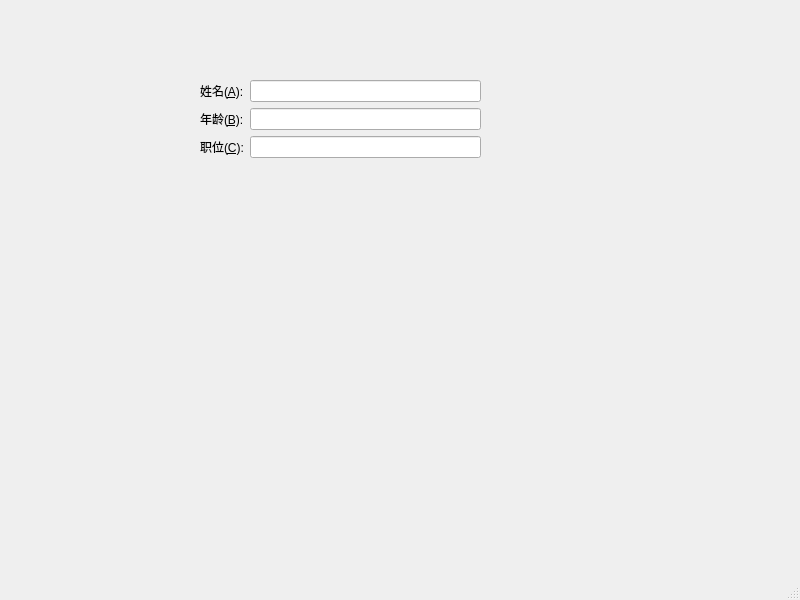
<?xml version="1.0" encoding="UTF-8"?>
<ui version="4.0">
 <class>MainWindow</class>
 <widget class="QMainWindow" name="MainWindow">
  <property name="geometry">
   <rect>
    <x>0</x>
    <y>0</y>
    <width>800</width>
    <height>600</height>
   </rect>
  </property>
  <property name="windowTitle">
   <string>MainWindow</string>
  </property>
  <widget class="QWidget" name="centralwidget">
   <widget class="QWidget" name="formLayoutWidget">
    <property name="geometry">
     <rect>
      <x>200</x>
      <y>80</y>
      <width>281</width>
      <height>151</height>
     </rect>
    </property>
    <layout class="QFormLayout" name="formLayout">
     <property name="fieldGrowthPolicy">
      <enum>QFormLayout::ExpandingFieldsGrow</enum>
     </property>
     <item row="0" column="1">
      <widget class="QLineEdit" name="lineEdit"/>
     </item>
     <item row="1" column="0">
      <widget class="QLabel" name="label_2">
       <property name="text">
        <string>年龄(&amp;B):</string>
       </property>
       <property name="buddy">
        <cstring>lineEdit_2</cstring>
       </property>
      </widget>
     </item>
     <item row="1" column="1">
      <widget class="QLineEdit" name="lineEdit_2"/>
     </item>
     <item row="2" column="0">
      <widget class="QLabel" name="label_3">
       <property name="text">
        <string>职位(&amp;C):</string>
       </property>
       <property name="buddy">
        <cstring>lineEdit_3</cstring>
       </property>
      </widget>
     </item>
     <item row="2" column="1">
      <widget class="QLineEdit" name="lineEdit_3"/>
     </item>
     <item row="0" column="0">
      <widget class="QLabel" name="label">
       <property name="text">
        <string>姓名(&amp;A):</string>
       </property>
       <property name="buddy">
        <cstring>lineEdit</cstring>
       </property>
      </widget>
     </item>
    </layout>
   </widget>
  </widget>
  <widget class="QMenuBar" name="menubar">
   <property name="geometry">
    <rect>
     <x>0</x>
     <y>0</y>
     <width>800</width>
     <height>26</height>
    </rect>
   </property>
  </widget>
  <widget class="QStatusBar" name="statusbar"/>
 </widget>
 <resources/>
 <connections/>
</ui>
